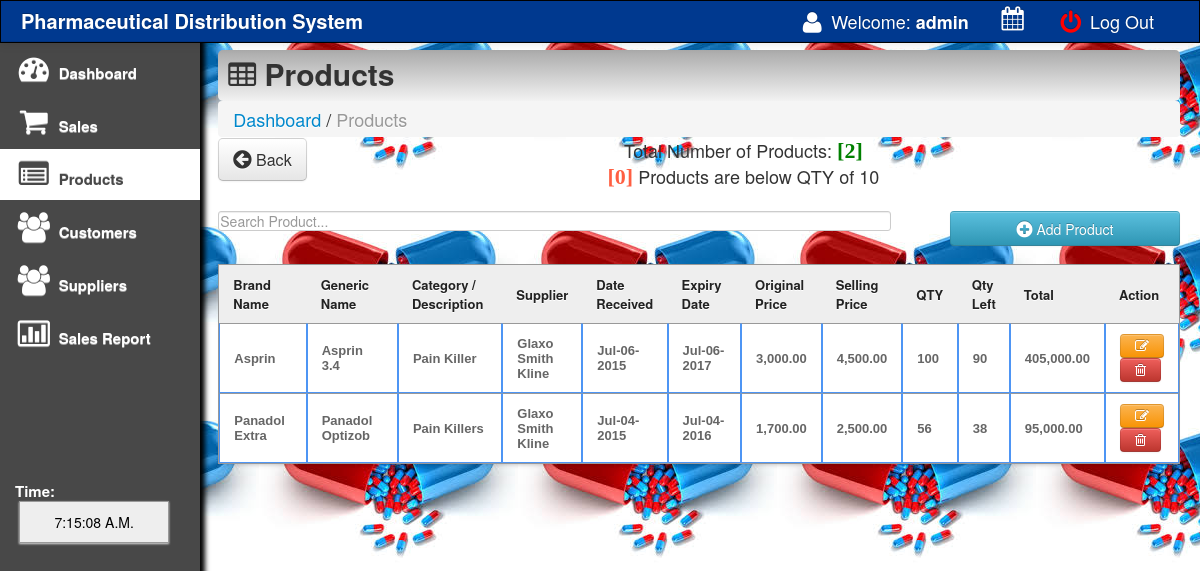
Screenshot of /main/products.php (signed in) with the database file from the repository.
### tables this page shows
CREATE TABLE IF NOT EXISTS `products` (
  `product_id` int(11) NOT NULL AUTO_INCREMENT,
  `product_code` varchar(200) NOT NULL,
  `gen_name` varchar(200) NOT NULL,
  `product_name` varchar(200) NOT NULL,
  `cost` varchar(100) NOT NULL,
  `o_price` varchar(100) NOT NULL,
  `price` varchar(100) NOT NULL,
  `profit` varchar(100) NOT NULL,
  `supplier` varchar(100) NOT NULL,
  `onhand_qty` int(10) NOT NULL,
  `qty` int(10) NOT NULL,
  `qty_sold` int(10) NOT NULL,
  `expiry_date` varchar(500) NOT NULL,
  `date_arrival` varchar(500) NOT NULL,
  PRIMARY KEY (`product_id`)
);

### main/products.php (the view, shortened to what this page needs)
<html>
<head>
 <link href="css/bootstrap.css" rel="stylesheet">
    <link rel="stylesheet" type="text/css" href="css/DT_bootstrap.css">
  <link rel="stylesheet" href="css/font-awesome.min.css">
    <link href="css/bootstrap-responsive.css" rel="stylesheet">
<link href="../style.css" media="screen" rel="stylesheet" type="text/css" />
<link href="src/facebox.css" media="screen" rel="stylesheet" type="text/css" />
</head>
<?php
function createRandomPassword() {
	$chars = "003232303232023232023456789";
	$i = 0;
	$pass = '' ;
	while ($i <= 7) {
		$num = rand() % 33;
		$tmp = substr($chars, $num, 1);
		$pass = $pass . $tmp;
		$i++;
	}
	return $pass;
}
$finalcode='RS-'.createRandomPassword();
?>
<body>
<?php include('navfixed.php');?>
<div class="container-fluid">
      <div class="row-fluid">
	<div class="span2">
          <div class="well sidebar-nav">
              <ul class="nav nav-list">
              <li><a href="index.php"><i class="icon-dashboard icon-2x"></i> Dashboard </a></li>
			<li><a href="sales.php?id=cash&invoice=<?php echo $finalcode ?>"><i class="icon-shopping-cart icon-2x"></i> Sales</a>  </li>
			<li class="active"><a href="products.php"><i class="icon-list-alt icon-2x"></i> Products</a>                                     </li>
			<li><a href="customer.php"><i class="icon-group icon-2x"></i> Customers</a>                                    </li>
			<li><a href="supplier.php"><i class="icon-group icon-2x"></i> Suppliers</a>                                    </li>
			<li><a href="salesreport.php?d1=0&d2=0"><i class="icon-bar-chart icon-2x"></i> Sales Report</a>                </li>
			<br><br><br><br><br><br>
			<li>
			 <div class="hero-unit-clock">
			<form name="clock">
			<font color="white">Time: <br></font>&nbsp;<input style="width:150px;" type="submit" class="trans" name="face" value="">
			</form>
			  </div>
			</li>
				</ul>
          </div>
        </div>
	<div class="span10">
	<div class="contentheader">
			<i class="icon-table"></i> Products
			</div>
			<ul class="breadcrumb">
			<li><a href="index.php">Dashboard</a></li> /
			<li class="active">Products</li>
			</ul>
<div style="margin-top: -19px; margin-bottom: 21px;">
<a  href="index.php"><button class="btn btn-default btn-large" style="float: left;"><i class="icon icon-circle-arrow-left icon-large"></i> Back</button></a>
			<?php
			include('../connect.php');
				$result = $db->prepare("SELECT * FROM products ORDER BY qty_sold DESC");
				$result->execute();
				$rowcount = $result->rowcount();
			?>
			<?php
			include('../connect.php');
				$result = $db->prepare("SELECT * FROM products where qty < 10 ORDER BY product_id DESC");
				$result->execute();
				$rowcount123 = $result->rowcount();
			?>
				<div style="text-align:center;">
			Total Number of Products:  <font color="green" style="font:bold 22px 'Aleo';">[<?php echo $rowcount;?>]</font>
			</div>
			<div style="text-align:center;">
			<font style="color:rgb(255, 95, 66);; font:bold 22px 'Aleo';">[<?php echo $rowcount123;?>]</font> Products are below QTY of 10
			</div>
</div>
<input type="text" style="padding:01px;" name="filter" value="" id="filter" placeholder="Search Product..." autocomplete="off" />
<a rel="facebox" href="addproduct.php"><Button type="submit" class="btn btn-info" style="float:right; width:230px; height:35px;" /><i class="icon-plus-sign icon-large"></i> Add Product</button></a><br><br>
<table class="hoverTable" id="resultTable" data-responsive="table" style="text-align: left;">
	<thead>
		<tr>
			<th width="12%"> Brand Name </th>
			<th width="14%"> Generic Name </th>
			<th width="13%"> Category / Description </th>
			<th width="7%"> Supplier </th>
			<th width="9%"> Date Received </th>
			<th width="10%"> Expiry Date </th>
			<th width="6%"> Original Price </th>
			<th width="6%"> Selling Price </th>
			<th width="6%"> QTY </th>
			<th width="5%"> Qty Left </th>
			<th width="8%"> Total </th>
			<th width="8%"> Action </th>
		</tr>
	</thead>
	<tbody>
			<?php
			function formatMoney($number, $fractional=false) {
					if ($fractional) {
						$number = sprintf('%.2f', $number);
					}
					while (true) {
						$replaced = preg_replace('/(-?\d+)(\d\d\d)/', '$1,$2', $number);
						if ($replaced != $number) {
							$number = $replaced;
						} else {
							break;
						}
					}
					return $number;
				}
				include('../connect.php');
				$result = $db->prepare("SELECT *, price * qty as total FROM products ORDER BY product_id DESC");
				$result->execute();
				for($i=0; $row = $result->fetch(); $i++){
				$availableqty=$row['qty'];
				if ($availableqty < 10) {
				echo '<tr class="alert alert-warning record" style="color: #fff; background:rgb(255, 95, 66);">';
				}
				else {
				echo '<tr class="record">';
				}
			?>
			<td><?php echo $row['product_code']; ?></td>
			<td><?php echo $row['gen_name']; ?></td>
			<td><?php echo $row['product_name']; ?></td>
					<td><?php echo $row['supplier']; ?></td>
			<td><?php echo $row['date_arrival']; ?></td>
			<td><?php echo $row['expiry_date']; ?></td>
			<td><?php
			$oprice=$row['o_price'];
			echo formatMoney($oprice, true);
			?></td>
			<td><?php
			$pprice=$row['price'];
			echo formatMoney($pprice, true);
			?></td>
			<td><?php echo $row['qty_sold']; ?></td>
			<td><?php echo $row['qty']; ?></td>
			<td>
			<?php
			$total=$row['total'];
			echo formatMoney($total, true);
			?>
			</td>			<td><a rel="facebox" title="Click to edit the product" href="editproduct.php?id=<?php echo $row['product_id']; ?>"><button class="btn btn-warning"><i class="icon-edit"></i> </button> </a>
			<a href="#" id="<?php echo $row['product_id']; ?>" class="delbutton" title="Click to Delete the product"><button class="btn btn-danger"><i class="icon-trash"></i></button></a></td>
			</tr>
			<?php
				}
			?>
	</tbody>
</table>
</div>
</div>
</div>
</body>
<?php include('footer.php');?>
</html>

### style.css (style rules this page uses)
td a { color:darkblue; }
input { border: 1px solid #999; background: #EEEEEE; padding: 10px; box-shadow:0 1px 2px #ddd; -moz-box-shadow:0 1px 2px #ddd; -webkit-box-shadow:0 1px 2px #ddd; }
#filter { width: 70%; float:left; }
#resultTable { border-collapse: separate; background-color: #FFFFFF; border-spacing: 0; max-width: 100%; }
#resultTable { color: #666666; text-shadow: 0 1px 0 #FFFFFF; width: 100%; border: 1px solid #999999; box-shadow: 0 5px 5px -5px rgba(0, 0, 0, 0.3); margin-top: 13px; }
#resultTable thead tr th { background: none repeat scroll 0 0 #EEEEEE; color: #222222; padding: 10px 14px; text-align: left; border-top: 0 none; font-size: 13px; }
#resultTable tbody tr td { font: bold 13px 'Arial'; text-align: left; padding: 10px 14px; border-top: 1px solid #999999; }
#resultTable td { padding:7px; border:#4e95f4 1px solid; }
#resultTable tr { background: #fff; }

### main/products.php (style rules this page uses)
body { padding-top: 60px; padding-bottom: 40px; }
.sidebar-nav { padding: 9px 0; }

### rows the page displays
products: product_code "Asprin", gen_name "Asprin 3.4", product_name "Pain Killer", supplier "Glaxo Smith Kline", date_arrival "Jul-06-2015", expiry_date "Jul-06-2017", o_price "3,000.00", price "4,500.00", qty_sold "100", qty "90", total "405,000.00"
products: product_code "Panadol Extra", gen_name "Panadol Optizob", product_name "Pain Killers", supplier "Glaxo Smith Kline", date_arrival "Jul-04-2015", expiry_date "Jul-04-2016", o_price "1,700.00", price "2,500.00", qty_sold "56", qty "38", total "95,000.00"

### other values shown
$_SESSION['SESS_LAST_NAME'] "admin"
$rowcount "2"
$rowcount123 "0"
